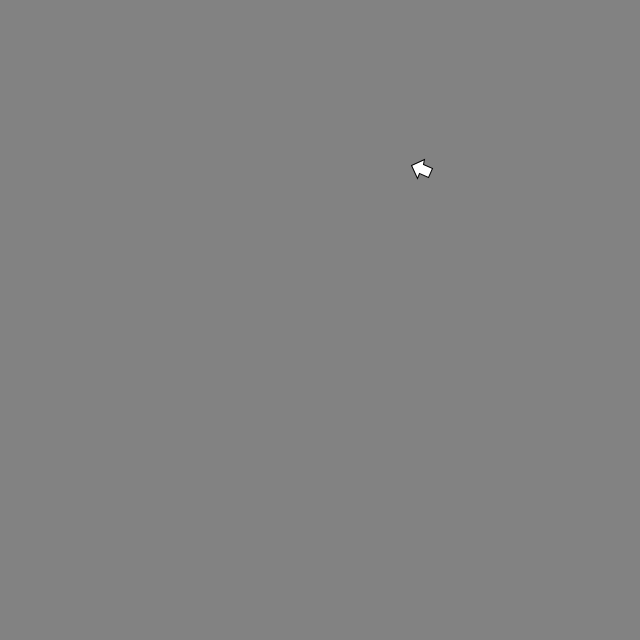
Frame 1 (no input)
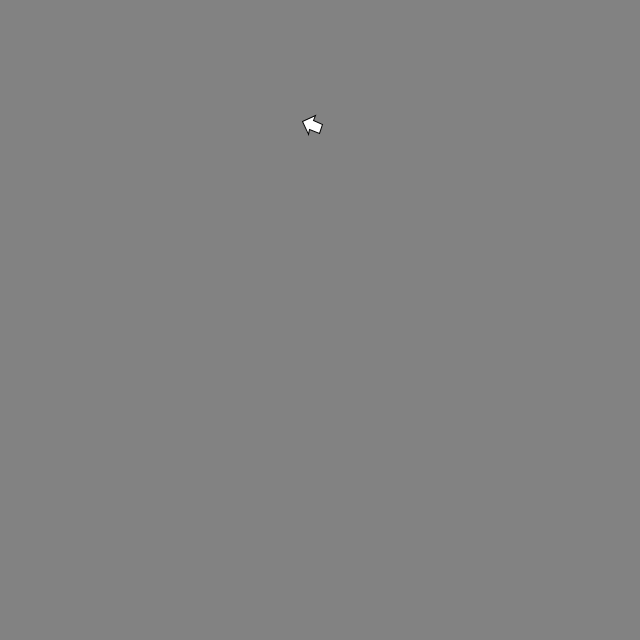
Frame 60 (the mouse pressed at the canvas centre just before this capture)
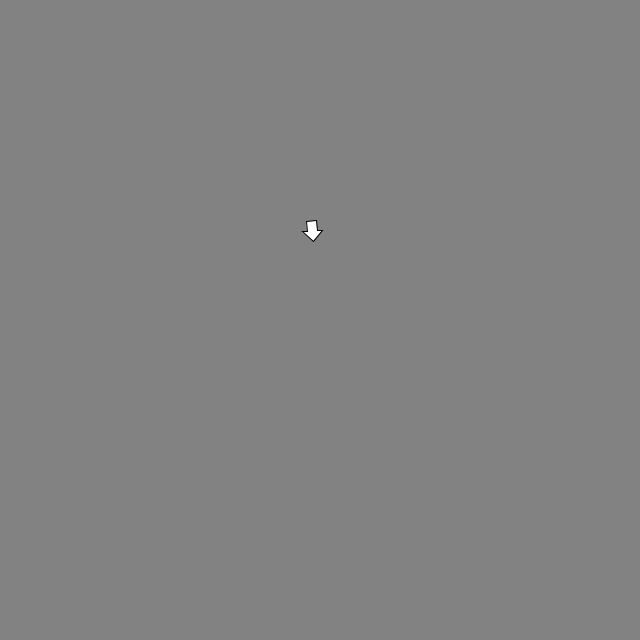
Frame 120 (the mouse held since frame 60 and released just before this capture)

The Processing sketch that drew these frames (run headless with seeded random() and noise(); from frame 60 on, the mouse is pressed at the canvas centre):

// Processing sketch: ArrowChase
// ── ArrowChase.pde
PVector arrowPos;
PVector startingPos;

void setup() {
  size(640, 640);

  arrowPos = new PVector(0, 0);
  startingPos = new PVector(random(width), random(height));
}

void draw() {
  PVector mouse = new PVector(mouseX, mouseY);
  mouse.sub(startingPos.x, startingPos.y);

  float theta = atan2(mouse.x-arrowPos.x, mouse.y-arrowPos.y);
  PVector vel = new PVector(sin(theta), cos(theta));
  vel.mult(2);

  arrowPos.add(vel);

  background(130);

  translate(startingPos.x+arrowPos.x, startingPos.y+arrowPos.y);
  rotate(-theta);

  beginShape();
  vertex(0, 0);
  vertex(-10, -10);
  vertex(-5, -10);
  vertex(-5, -20);
  vertex(5, -20);
  vertex(5, -10);
  vertex(10, -10);
  vertex(0, 0);
  endShape();
}
